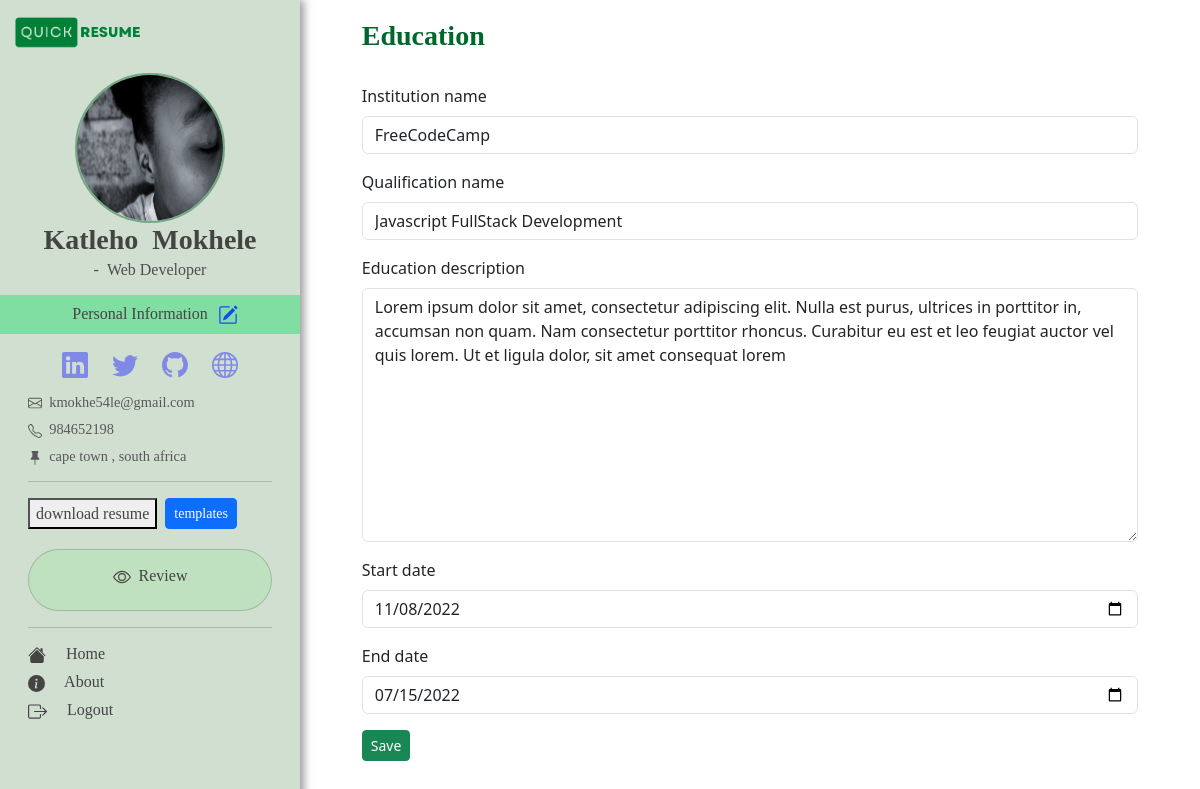
Before: /education/4/ (signed in) with the older database file.
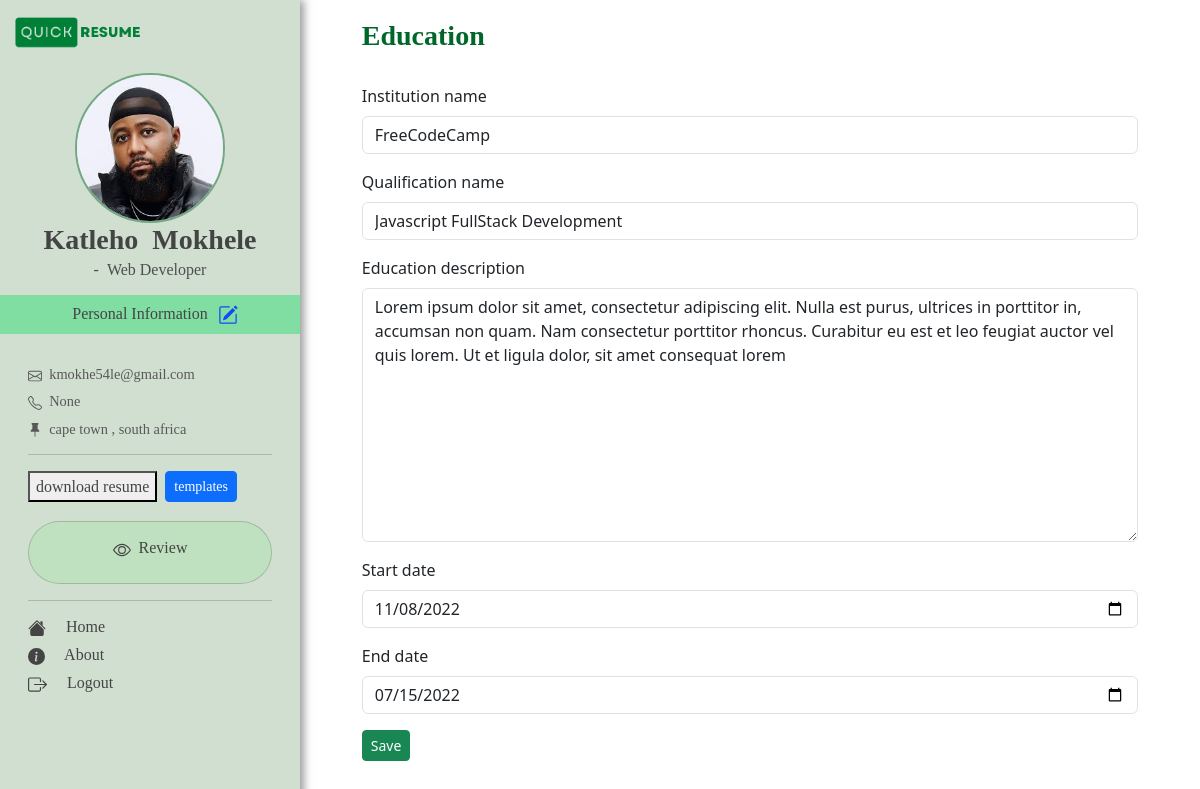
After: the same page with the newer database file.
### profiles_app/models.py (models this page shows, shortened)
class Profile(models.Model):
    user = models.ForeignKey(User, on_delete=models.CASCADE ,default=1 ) # this has the username inside
    first_name = models.CharField(max_length=200)
    last_name = models.CharField(max_length=200)
    job_title = models.CharField(max_length=200,default="")
    email = models.EmailField()
    cell = models.CharField(max_length=15,null=True, default="-")
    bio = models.TextField( default=" write your professional summery here ")
    avatar = models.ImageField(null=True, upload_to="avatars", blank=True , default='default.png')
    gender_choice = (
        ("male", "Male"),
        ("Female", "Female"),
    )
    location = models.CharField(max_length=300, default="-")
    linkedin_link = models.URLField(null=True, blank=True)
    twitter_link = models.URLField(null=True, blank=True)
    github_link = models.URLField(null=True, blank=True)
    personal_link = models.URLField(null=True, blank=True)

### main_app/views.py (the view)
# urls.py: path("education/<int:education_id>/", views.edit_education , name="education"),
@login_required
def edit_education(request, education_id ):
    education = Education.objects.get(id = education_id)
    if request.method != 'POST':
        education_form = EducationForm(instance=education)
    else:
        education_form = EducationForm(instance=education,data=request.POST)
        if education_form.is_valid():
            education_form.save()
            return redirect("main_app:index")
    context = {
        "education":education,
        "education_form":education_form,
        }
    return render(request, 'main_app/edit_education.html', context)

### profiles_app/forms.py
class EducationForm(ModelForm):
    start_date = forms.DateField(widget = forms.widgets.DateInput(attrs={'type':'date','rows':1 ,'columns':2}))
    end_date = forms.DateField(widget = forms.widgets.DateInput(attrs={'type':'date','rows':1 ,'columns':2}))
    class Meta:
        model = Education
        fields = '__all__'
        exclude = ['profile']

### main_app/context_processors.py (called while the page is built)
def data(request):
       try:
              profile = Profile.objects.get(user=request.user)
              return {
              "profile":profile
              }
       except:
              profile = ""
              return {"profile":profile}

### main_app/templates/main_app/edit_education.html (shortened to what this page needs)
{% extends "main_app/base.html" %}
{% load bootstrap5 %}
{% load static %}
{% block content %}
<div class="container-fluid">
    <div class="row">
        <div class="col-md-4 col-lg-3" id="personal_info_container">
            {% include 'main_app/sidebar.html' %}
        </div>
        <div class="col-md-8 col-lg-9" style="background-color: #ffffff85;">
            <div class="container">
                <div   id="my_margin" style="margin: 0.5cm 1cm 1cm 1cm;" >
                <h3 style="margin-top: 15px;"> <b style="color:#00672A;"> Education </b> </h3>
                <br>
                <form action="{% url 'main_app:education' education.id %}" method="post">
                    {% bootstrap_form education_form %}
                    <button class="btn btn-success btn-sm" name="submit">Save</button>
                </form>
                </div>
            </div>
        </div>
    </div>
</div>
{% endblock content %}

### main_app/templates/main_app/sidebar.html (shortened to what this page needs)
{% load static %}
<div class="row">
    <div class="col-8">
        <a  class="d-flex   justify-content-start"    style="text-decoration: none;margin-top: 15px;" href="{% url 'main_app:index' %}">
            <img   style="width:130px" src="{% static 'images/icons/logo-dark.png'  %}" alt="">
        </a>
    </div>
</div>
<br>
<center>
<img style="width:150px;height: 150px;border: 2px solid #00672974;" class="img-fluid rounded-circle" src="{{profile.avatar.url}}" alt="">
<h3  style="margin-bottom: 0.2rem;"> <strong> {{profile.first_name}} &nbsp;{{profile.last_name}} </strong> </h3>
<h6 style="color: rgb(78, 78, 78);margin-bottom: 1rem">- &nbsp;{{profile.job_title}}</h6>
<div class="row" style="background-color:#00da5761; margin-bottom: 1rem;">
<h6 style=" margin: 0.5rem;font-weight: 500;">Personal Information <button onclick="personalFunction()" style="color:#1349fa;background: none;border: none;font-size: 1rem; font-weight: 500;">
</button></h6>
</div>
</center>
<div class="d-flex justify-content-center">
<div class="row">
{%  if profile.linkedin_link != None %}
<div class="col-3">
    <a style="text-decoration: none;opacity: 0.5; color: rgb(53, 53, 255);" href="{{profile.linkedin_link}}">
    </a>
</div>
{%  endif %}
{% if profile.twitter_link != None %}
<div class="col-3">
    <a style="text-decoration: none;opacity: 0.5; color: rgb(53, 53, 255)" href="{{profile.twitter_link}}">
    </a>
</div>
{%  endif %}
{%     if profile.github_link != None %}
<div class="col-3">
    <a style="text-decoration: none;opacity: 0.5; color: rgb(53, 53, 255)" href="{{profile.github_link}}">
    </a>
</div>
{%  endif %}
{%  if profile.personal_link != None %}
<div class="col-3">
    <a style="text-decoration: none;opacity: 0.5; color: rgb(53, 53, 255)" href="{{profile.personal_link}}">
    </a>
</div>
{%  endif %}
</div>
</div>
<div style="margin: 1rem">
<h6 style="font-size: 0.9rem;color: #585858;margin-bottom:10px;"> &nbsp;{{profile.email}}</h6>
<h6 style="font-size: 0.9rem;color: #585858;margin-bottom:10px;"> &nbsp;{{profile.cell}} <h6>
<h6 style="font-size: 0.9rem;color: #585858;margin-bottom:10px;"> &nbsp;{{profile.location}}<h6>
<hr>
<div class="col">
<div class="d-flex">
    <button type="button" class="btn-outline-primary btn-sm " data-bs-toggle="modal" data-bs-target="#exampleModal">
        download resume
    </button>
    <a  class="btn btn-primary btn-sm" href="{% url 'main_app:templates_list'  %}" >templates</a>
</div>
<br>
<a  href="{% url 'main_app:index' %}"  onclick="full_detailsFunction()" style="color:#333333;background: none;border: none;font-size: 1rem;font-weight: 500;text-decoration: none;">
<div    id = "details-option" class="card card-body rounded-pill   " style="background-color: rgba(9, 255, 0, 0.075)">
    <div class="d-flex  justify-content-center">
        <h6>
        </h6>
        <h6 style="font-weight: 500;">
                &nbsp; Review
        </h6>
    </div>
</div>
</a>
<div class="d-none d-md-block">
<hr>
<h6 style="margin-right: 1rem;">  <a  style="text-decoration: none;" href="{% url 'main_app:index' %}"> &nbsp; &nbsp; Home </a>
</h6>
<h6 style="margin-right: 1rem;">  <a style="text-decoration: none;" href="{%    url 'main_app:landing_page' %}">  &nbsp; &nbsp; About </a>
</h6>
<h6 style="margin-right: 1rem;">  <a style="text-decoration: none;" href="{%   url 'profiles_app:logout'  %}">  &nbsp; &nbsp; Logout</a>
</h6>
</div>
</div>
</div>

Changed rows visible on the page:
changed Profile "Katleho": avatar: a different picture; cell "984652198" → "None"
